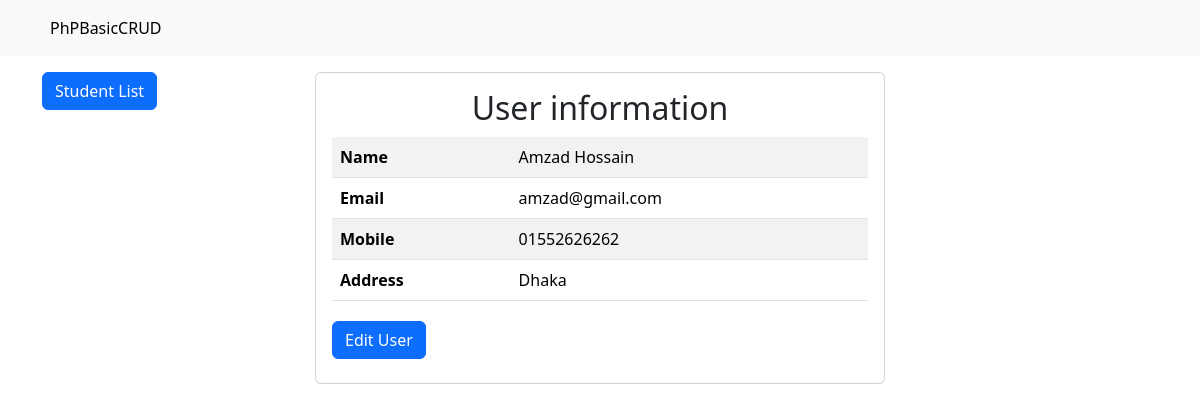
/show.php?id=1, run on the app's committed database.
### tables this page shows
CREATE TABLE `users` (
  `id` int(11) NOT NULL,
  `fname` varchar(255) NOT NULL,
  `lname` varchar(255) NOT NULL,
  `email` varchar(255) NOT NULL,
  `mobile` varchar(11) NOT NULL,
  `address` text NOT NULL
);

### show.php (the view, shortened to what this page needs)
<?php
  if (isset($_GET['id'])) {
    $id     = $_GET['id'];
    $db     = mysqli_connect("localhost", "root", "", "phpbasiccrud");
    $sql    = "SELECT * FROM users WHERE id=$id";
    $result = mysqli_query($db, $sql);
    $row    = mysqli_fetch_assoc($result);
  }
?>
<!DOCTYPE html>
<html>
<head>
	<link rel="stylesheet" type="text/css" href="assets/css/bootstrap.min.css">
</head>
<body>
<nav class="navbar navbar-expand-sm bg-light navbar-light">
  <div class="container">
    <ul class="navbar-nav">
      <li class="nav-item">
        <a class="nav-link active" href="#">PhPBasicCRUD</a>
      </li>
    </ul>
  </div>
</nav>
<div class="container mt-3">
	<div class="row">
		<div class="col-md-3">
			<a class="btn btn-primary" href="index.php">Student List</a>
		</div>
		<div class="card p-3 col-md-6">
			<h2 style="text-align: center; margin-bottom: 10px;">User information</h2>
			<table class="table table-striped">
				<tr>
					<th>Name</th>
					<td><?= $row['fname']." ".$row['lname'] ?></td>
				</tr>
				<tr>
					<th>Email</th>
					<td><?= $row['email'] ?></td>
				</tr>
				<tr>
					<th>Mobile</th>
					<td><?= $row['mobile'] ?></td>
				</tr>
				<tr>
					<th>Address</th>
					<td><?= $row['address'] ?></td>
				</tr>
			</table>
			<form method="post" action="edit.php?id=<?= $row['id'] ?>">
				<h2 style="text-align: left;">
					<input type="submit" name="edit" class="btn btn-primary" value="Edit User">
				</h2>
			</form>
		</div>
		<div class="col-md-3"></div>
	</div>
</div>
</body>
</html>

### data on the page
users: fname "Amzad", lname "Hossain", email "amzad@gmail.com", mobile "01552626262", address "Dhaka"
